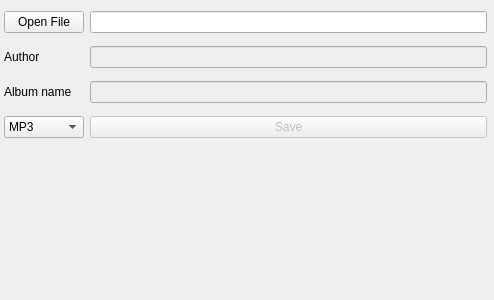
<?xml version="1.0" encoding="UTF-8"?>
<ui version="4.0">
 <class>MainWindow</class>
 <widget class="QMainWindow" name="MainWindow">
  <property name="geometry">
   <rect>
    <x>0</x>
    <y>0</y>
    <width>494</width>
    <height>300</height>
   </rect>
  </property>
  <property name="sizePolicy">
   <sizepolicy hsizetype="Fixed" vsizetype="Fixed">
    <horstretch>0</horstretch>
    <verstretch>0</verstretch>
   </sizepolicy>
  </property>
  <property name="minimumSize">
   <size>
    <width>494</width>
    <height>300</height>
   </size>
  </property>
  <property name="maximumSize">
   <size>
    <width>494</width>
    <height>300</height>
   </size>
  </property>
  <property name="windowTitle">
   <string notr="true">SimpleTagTool</string>
  </property>
  <widget class="QWidget" name="centralWidget">
   <widget class="QWidget" name="gridLayoutWidget">
    <property name="geometry">
     <rect>
      <x>0</x>
      <y>0</y>
      <width>491</width>
      <height>159</height>
     </rect>
    </property>
    <layout class="QGridLayout" name="gridLayout">
     <property name="leftMargin">
      <number>4</number>
     </property>
     <property name="topMargin">
      <number>4</number>
     </property>
     <property name="rightMargin">
      <number>4</number>
     </property>
     <item row="1" column="0">
      <widget class="QPushButton" name="openfilebut">
       <property name="sizePolicy">
        <sizepolicy hsizetype="Maximum" vsizetype="Fixed">
         <horstretch>0</horstretch>
         <verstretch>0</verstretch>
        </sizepolicy>
       </property>
       <property name="text">
        <string>Open File</string>
       </property>
      </widget>
     </item>
     <item row="1" column="1">
      <widget class="QLineEdit" name="openfiledir"/>
     </item>
     <item row="3" column="0">
      <widget class="QLabel" name="label">
       <property name="text">
        <string>Album name</string>
       </property>
      </widget>
     </item>
     <item row="3" column="1">
      <widget class="QLineEdit" name="filealbum">
       <property name="enabled">
        <bool>false</bool>
       </property>
      </widget>
     </item>
     <item row="5" column="1">
      <widget class="QPushButton" name="savebut">
       <property name="enabled">
        <bool>false</bool>
       </property>
       <property name="text">
        <string>Save</string>
       </property>
      </widget>
     </item>
     <item row="5" column="0">
      <widget class="QComboBox" name="typech">
       <item>
        <property name="text">
         <string>MP3</string>
        </property>
       </item>
      </widget>
     </item>
     <item row="2" column="0">
      <widget class="QLabel" name="label_2">
       <property name="text">
        <string>Author</string>
       </property>
      </widget>
     </item>
     <item row="2" column="1">
      <widget class="QLineEdit" name="fileauthor">
       <property name="enabled">
        <bool>false</bool>
       </property>
      </widget>
     </item>
    </layout>
   </widget>
  </widget>
 </widget>
 <layoutdefault spacing="6" margin="11"/>
 <resources/>
 <connections/>
</ui>
